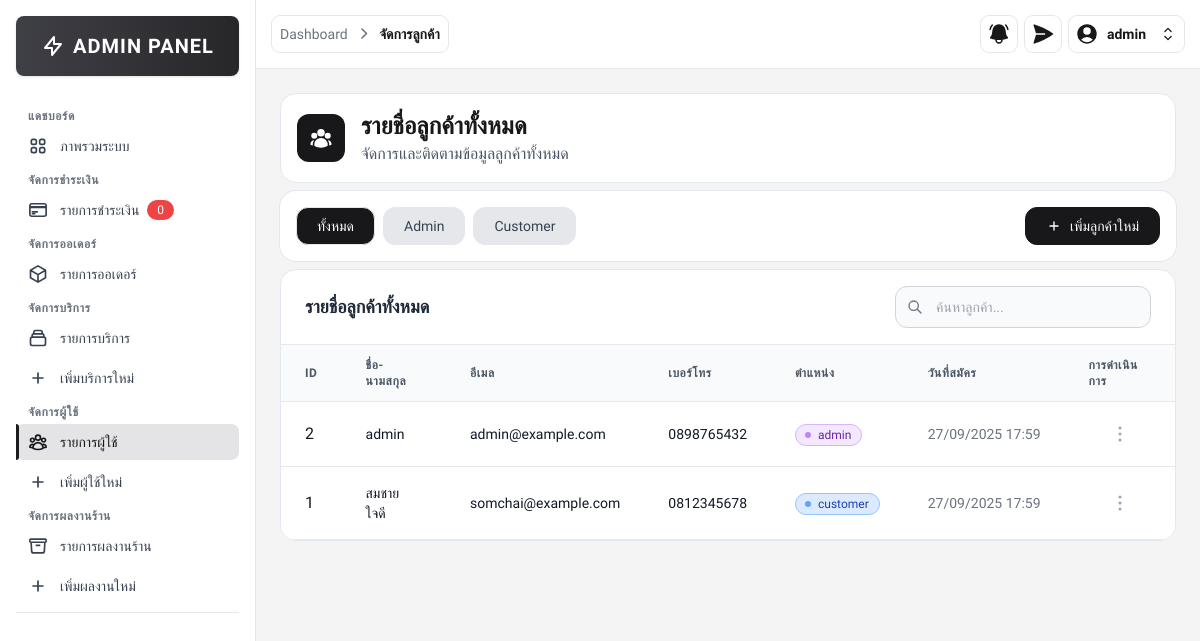
/src/admin/customer_list.php (signed in), run on the app's committed database.
### tables this page shows
CREATE TABLE customers (
    customer_id INT AUTO_INCREMENT PRIMARY KEY,
    fullname VARCHAR(100) NOT NULL,
    email VARCHAR(100) NOT NULL UNIQUE,
    password VARCHAR(255) NOT NULL,
    phone VARCHAR(20),
    role ENUM('customer', 'admin') DEFAULT 'customer',
    created_at TIMESTAMP DEFAULT CURRENT_TIMESTAMP
);

### src/admin/customer_list.php (the view, shortened to what this page needs)
<?php
require __DIR__ . '/../includes/db_connect.php';
$sql = "SELECT customer_id, fullname, email, phone, role, created_at FROM customers ORDER BY customer_id DESC";
$result = $conn->query($sql);
?>
<!DOCTYPE html>
<html lang="th">
<head>
    <script src="https://cdn.tailwindcss.com"></script>
    <link rel="stylesheet" href="https://cdnjs.cloudflare.com/ajax/libs/font-awesome/6.4.0/css/all.min.css">
</head>
<body class="font-thai bg-zinc-100">
    <?php include '../includes/sidebar.php'; ?>
    <div class="ml-64">
        <?php
        include '../includes/admin_navbar.php';
        ?>
        <div class="p-6">
            <div class=" text-zinc-900 bg-white rounded-2xl border border-slate-200 mb-2">
                <div class="flex items-center p-4">
                    <div class="mr-4 rounded-xl bg-zinc-900 p-3">
                    </div>
                    <div class="">
                        <h1 class="flex items-center text-2xl font-bold text-zinc-900">
                            รายชื่อลูกค้าทั้งหมด
                        </h1>
                        <p class="text-gray-600">
                            จัดการและติดตามข้อมูลลูกค้าทั้งหมด
                        </p>
                    </div>
                </div>
            </div>
            <div class="flex items-center justify-between bg-white rounded-2xl mb-2 p-4 ring-1 ring-gray-200">
                <div class="flex space-x-2">
                    <button class="filter-btn border transition font-medium rounded-xl text-sm px-5 py-2 text-center flex items-center justify-center bg-zinc-900 hover:bg-gray-3000 text-white" data-filter="all">ทั้งหมด</button>
                    <button class="filter-btn border transition font-medium rounded-xl text-sm px-5 py-2 text-center flex items-center justify-center bg-gray-200 text-gray-700 hover:bg-gray-300" data-filter="admin">Admin</button>
                    <button class="filter-btn border transition font-medium rounded-xl text-sm px-5 py-2 text-center flex items-center justify-center bg-gray-200 text-gray-700 hover:bg-gray-300" data-filter="customer">Customer</button>
                </div>
                <div class="flex items-center">
                    <a href="customer_add.php" class="border transition font-medium rounded-xl text-sm px-5 py-2 text-center flex items-center justify-center bg-zinc-900 hover:bg-zinc-700 text-white border-zinc-900">
                        <svg class="w-4 h-4 mr-2" fill="none" stroke="currentColor" viewBox="0 0 24 24">
                            <path stroke-linecap="round" stroke-linejoin="round" stroke-width="2" d="M12 6v6m0 0v6m0-6h6m-6 0H6"></path>
                        </svg>
                        เพิ่มลูกค้าใหม่
                    </a>
                </div>
            </div>
            <div class=" text-zinc-900 bg-white rounded-2xl border border-slate-200 overflow-hidden">
                <div class="px-6 py-4 border-b border-gray-200">
                    <div class="flex items-center justify-between">
                        <h3 class="text-lg font-bold text-gray-800">รายชื่อลูกค้าทั้งหมด</h3>
                        <div class="flex items-center space-x-3">
                            <div class="relative w-64">
                                <div class="absolute inset-y-0 left-0 flex items-center pl-3 pointer-events-none">
                                </div>
                                <input type="text" id="searchInput" class="bg-gray-50 border border-gray-300 text-gray-900 text-sm rounded-xl block w-full pl-10 p-2.5" placeholder="ค้นหาลูกค้า...">
                            </div>
                        </div>
                    </div>
                </div>
                <div class="overflow-x-auto">
                    <table class="w-full">
                        <thead class="bg-gray-50 border-b border-gray-200">
                            <tr>
                                <th class="px-6 py-3 text-left text-xs font-semibold text-gray-600 uppercase tracking-wider">ID</th>
                                <th class="px-6 py-3 text-left text-xs font-semibold text-gray-600 uppercase tracking-wider">ชื่อ-นามสกุล</th>
                                <th class="px-6 py-3 text-left text-xs font-semibold text-gray-600 uppercase tracking-wider">อีเมล</th>
                                <th class="px-6 py-3 text-left text-xs font-semibold text-gray-600 uppercase tracking-wider">เบอร์โทร</th>
                                <th class="px-6 py-3 text-left text-xs font-semibold text-gray-600 uppercase tracking-wider">ตำแหน่ง</th>
                                <th class="px-6 py-3 text-left text-xs font-semibold text-gray-600 uppercase tracking-wider">วันที่สมัคร</th>
                                <th class="px-6 py-3 text-left text-xs font-semibold text-gray-600 uppercase tracking-wider">การดำเนินการ</th>
                            </tr>
                        </thead>
                        <tbody>
                            <?php if ($result && $result->num_rows > 0): ?>
                                <?php while ($row = $result->fetch_assoc()): ?>
                                    <tr class="bg-white border-b hover:bg-gray-50 transition-colors">
                                        <td class="px-6 py-4 whitespace-nowrap">
                                            <div class="">
                                                <?php echo htmlspecialchars($row['customer_id']); ?>
                                            </div>
                                        </td>
                                        <td class="px-6 py-4">
                                            <div class="text-sm font-medium text-gray-900">
                                                <?php echo htmlspecialchars($row['fullname']); ?>
                                            </div>
                                        </td>
                                        <td class="px-6 py-4">
                                            <div class="text-sm font-medium text-gray-900">
                                                <?php echo htmlspecialchars($row['email']); ?>
                                            </div>
                                        </td>
                                        <td class="px-6 py-4 whitespace-nowrap">
                                            <div class="text-sm font-medium text-gray-900"><?php echo htmlspecialchars($row['phone']); ?></div>
                                        </td>
                                        <td class="px-6 py-4">
                                            <?php if ($row['role'] === 'admin'): ?>
                                                <span class="inline-flex items-center px-2.5 py-0.5 rounded-full text-xs font-medium bg-purple-100 text-purple-800 border border-purple-300">
                                                    <svg class="-ml-0.5 mr-1.5 h-2 w-2 text-purple-400" fill="currentColor" viewBox="0 0 8 8">
                                                        <circle cx="4" cy="4" r="3" />
                                                    </svg>
                                                    <?php echo htmlspecialchars($row['role']); ?>
                                                </span>
                                            <?php else: ?>
                                                <span class="inline-flex items-center px-2.5 py-0.5 rounded-full text-xs font-medium bg-blue-100 text-blue-800 border border-blue-300">
                                                    <svg class="-ml-0.5 mr-1.5 h-2 w-2 text-blue-400" fill="currentColor" viewBox="0 0 8 8">
                                                        <circle cx="4" cy="4" r="3" />
                                                    </svg>
                                                    <?php echo htmlspecialchars($row['role']); ?>
                                                </span>
                                            <?php endif; ?>
                                        </td>
                                        <td class="px-6 py-4 whitespace-nowrap text-sm text-gray-500">
                                            <?php
                                            $date = new DateTime($row['created_at']);
                                            echo $date->format('d/m/Y H:i');
                                            ?>
                                        </td>
                                        <td class="px-6 py-4 text-right">
                                            <div class="flex justify-center">
                                                <button id="dropdownDefaultButton" data-dropdown-toggle="cancel" class="flex items-center p-1 text-sm font-medium text-center text-gray-400 rounded-lg hover:bg-gray-100 focus:ring-4 focus:outline-none focus:ring-gray-200" type="button">
                                                    <svg xmlns="http://www.w3.org/2000/svg" viewBox="0 0 24 24" fill="currentColor" class="size-6">
                                                        <path fill-rule="evenodd" d="M10.5 6a1.5 1.5 0 1 1 3 0 1.5 1.5 0 0 1-3 0Zm0 6a1.5 1.5 0 1 1 3 0 1.5 1.5 0 0 1-3 0Zm0 6a1.5 1.5 0 1 1 3 0 1.5 1.5 0 0 1-3 0Z" clip-rule="evenodd" />
                                                    </svg>
                                                </button>
                                            </div>
                                        </td>
                                    </tr>
                                <?php endwhile; ?>
                            <?php endif; ?>
                        </tbody>
                    </table>
                </div>
            </div>
        </div>
    </div>
</body>
</html>

### src/admin/customer_list.php (style rules this page uses)
.font-thai { font-family: 'IBM Plex Sans Thai', sans-serif; }

### src/includes/sidebar.php (style rules this page uses)
.font-thai { font-family: 'IBM Plex Sans Thai', sans-serif; }

### src/includes/admin_navbar.php (style rules this page uses)
.font-thai { font-family: 'IBM Plex Sans Thai', sans-serif; }

### data on the page
customers: customer_id "2", fullname "admin", email "admin@example.com", phone "0898765432", role "admin", created_at "27/09/2025 17:59"
customers: customer_id "1", fullname "สมชาย ใจดี", email "somchai@example.com", phone "0812345678", role "customer", created_at "27/09/2025 17:59"

### other printed values
$pendingCount "0"
$item "Dashboard"
$item "จัดการลูกค้า"
$fullname "admin"
